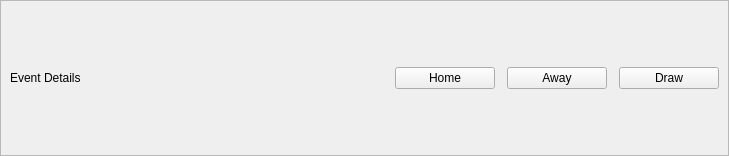
<?xml version="1.0" encoding="UTF-8"?>
<ui version="4.0">
 <class>PlaceBetEvent</class>
 <widget class="QStackedWidget" name="PlaceBetEvent">
  <property name="geometry">
   <rect>
    <x>0</x>
    <y>0</y>
    <width>729</width>
    <height>156</height>
   </rect>
  </property>
  <property name="focusPolicy">
   <enum>Qt::TabFocus</enum>
  </property>
  <property name="autoFillBackground">
   <bool>false</bool>
  </property>
  <widget class="QFrame" name="SendCoins">
   <property name="frameShape">
    <enum>QFrame::StyledPanel</enum>
   </property>
   <property name="frameShadow">
    <enum>QFrame::Sunken</enum>
   </property>
   <!-- <layout class="QGridLayout" name="gridLayout"> -->
   <layout class="QHBoxLayout" name="gridLayout">
    <property name="spacing">
     <number>12</number>
    </property>

                <item>
                 <widget class="QLabel" name="labelCoinControlAutomaticallySelected">
                  <property name="text">
                   <string>Event Details</string>
                  </property>
                  <property name="margin">
                   <number>5</number>
                  </property>
                 </widget>
                </item>

                <item>
                 <spacer name="horizontalSpacerCoinControl">
                  <property name="orientation">
                   <enum>Qt::Horizontal</enum>
                  </property>
                  <property name="sizeHint" stdset="0">
                   <size>
                    <width>40</width>
                    <height>1</height>
                   </size>
                  </property>
                 </spacer>
                </item>

                <item>
                 <widget class="QPushButton" name="pushButtonPlaceHomeBet">
                  <property name="styleSheet">
                   <string notr="true"/>
                  </property>
                  <property name="text">
                   <string>Home</string>
                  </property>
                  <property name="autoDefault">
                   <bool>false</bool>
                  </property>
                  <property name="minimumSize">
                   <size>
                    <width>100</width>
                    <height>0</height>
                   </size>
                  </property>
                 </widget>
                </item>

                <item>
                 <widget class="QPushButton" name="pushButtonPlaceAwayBet">
                  <property name="styleSheet">
                   <string notr="true"/>
                  </property>
                  <property name="text">
                   <string>Away</string>
                  </property>
                  <property name="autoDefault">
                   <bool>false</bool>
                  </property>
                  <property name="minimumSize">
                   <size>
                    <width>100</width>
                    <height>0</height>
                   </size>
                  </property>
                 </widget>
                </item>

                <item>
                 <widget class="QPushButton" name="pushButtonPlaceDrawBet">
                  <property name="styleSheet">
                   <string notr="true"/>
                  </property>
                  <property name="text">
                   <string>Draw</string>
                  </property>
                  <property name="autoDefault">
                   <bool>false</bool>
                  </property>
                  <property name="minimumSize">
                   <size>
                    <width>100</width>
                    <height>0</height>
                   </size>
                  </property>
                 </widget>
                </item>



    <!-- <item row="0" column="0">
     <widget class="QLabel" name="payToLabel">
      <property name="text">
       <string>Pay &amp;To:</string>
      </property>
      <property name="alignment">
       <set>Qt::AlignRight|Qt::AlignTrailing|Qt::AlignVCenter</set>
      </property>
      <property name="buddy">
       <cstring>Event Details</cstring>
      </property>
     </widget>
    </item>

    <item row="0" column="1">
     <widget class="QLabel" name="payToLabel">
      <property name="text">
       <string>Pay &amp;To:</string>
      </property>
      <property name="alignment">
       <set>Qt::AlignRight|Qt::AlignTrailing|Qt::AlignVCenter</set>
      </property>
      <property name="buddy">
       <cstring>payTo</cstring>
      </property>
     </widget>
    </item> -->



    <!-- <item row="0" column="0">
     <widget class="QLabel" name="payToLabel">
      <property name="text">
       <string>Pay &amp;To:</string>
      </property>
      <property name="alignment">
       <set>Qt::AlignRight|Qt::AlignTrailing|Qt::AlignVCenter</set>
      </property>
      <property name="buddy">
       <cstring>payTo</cstring>
      </property>
     </widget>
    </item>

    <item row="0" column="1">
     <layout class="QHBoxLayout" name="payToLayout">
      <property name="spacing">
       <number>0</number>
      </property>

      <item>
       <widget class="QValidatedLineEdit" name="payTo">
        <property name="toolTip">
         <string>The Betfint address to send the payment to</string>
        </property>
       </widget>
      </item>

      <item>
       <widget class="QToolButton" name="addressBookButton">
        <property name="toolTip">
         <string>Choose previously used address</string>
        </property>
        <property name="text">
         <string/>
        </property>
        <property name="icon">
         <iconset resource="../betfint.qrc">
          <normaloff>:/icons/address-book</normaloff>:/icons/address-book</iconset>
        </property>
        <property name="shortcut">
         <string>Alt+A</string>
        </property>
       </widget>
      </item>

      <item>
       <widget class="QToolButton" name="pasteButton">
        <property name="toolTip">
         <string>Paste address from clipboard</string>
        </property>
        <property name="text">
         <string/>
        </property>
        <property name="icon">
         <iconset resource="../betfint.qrc">
          <normaloff>:/icons/editpaste</normaloff>:/icons/editpaste</iconset>
        </property>
        <property name="shortcut">
         <string>Alt+P</string>
        </property>
       </widget>
      </item>

      <item>
       <widget class="QToolButton" name="deleteButton">
        <property name="toolTip">
         <string>Remove this entry</string>
        </property>
        <property name="text">
         <string/>
        </property>
        <property name="icon">
         <iconset resource="../betfint.qrc">
          <normaloff>:/icons/remove</normaloff>:/icons/remove</iconset>
        </property>
       </widget>
      </item>
     </layout>
    </item> -->



   </layout>
  </widget>
 </widget>
 <customwidgets>
  <customwidget>
   <class>QValidatedLineEdit</class>
   <extends>QLineEdit</extends>
   <header>qvalidatedlineedit.h</header>
  </customwidget>
  <customwidget>
   <class>BitcoinAmountField</class>
   <extends>QLineEdit</extends>
   <header>bitcoinamountfield.h</header>
  </customwidget>
 </customwidgets>
 <!-- <tabstops>
  <tabstop>payTo</tabstop>
  <tabstop>addressBookButton</tabstop>
  <tabstop>pasteButton</tabstop>
  <tabstop>deleteButton</tabstop>
  <tabstop>addAsLabel</tabstop>
  <tabstop>payAmount</tabstop>
  <tabstop>payAmount_is</tabstop>
  <tabstop>deleteButton_is</tabstop>
  <tabstop>payAmount_s</tabstop>
  <tabstop>deleteButton_s</tabstop>
 </tabstops> -->
 <resources>
  <include location="../betfint.qrc"/>
 </resources>
 <connections/>
</ui>
